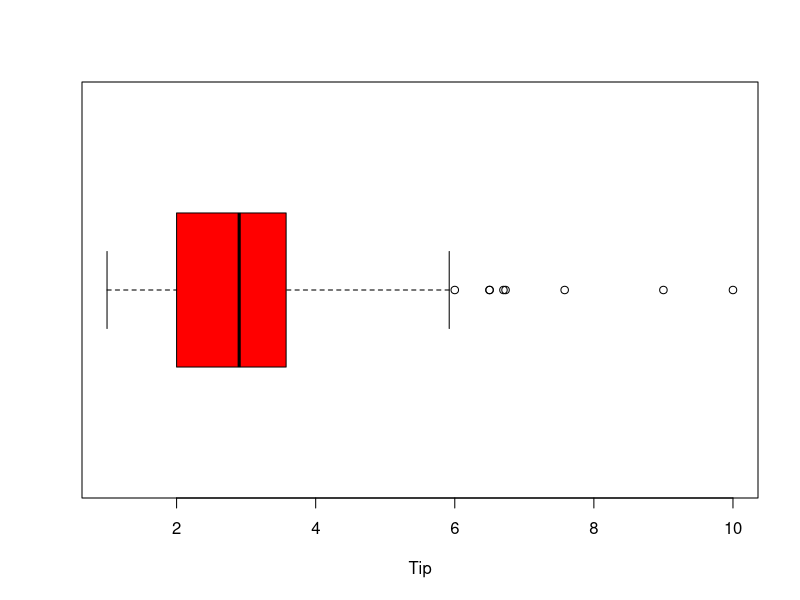
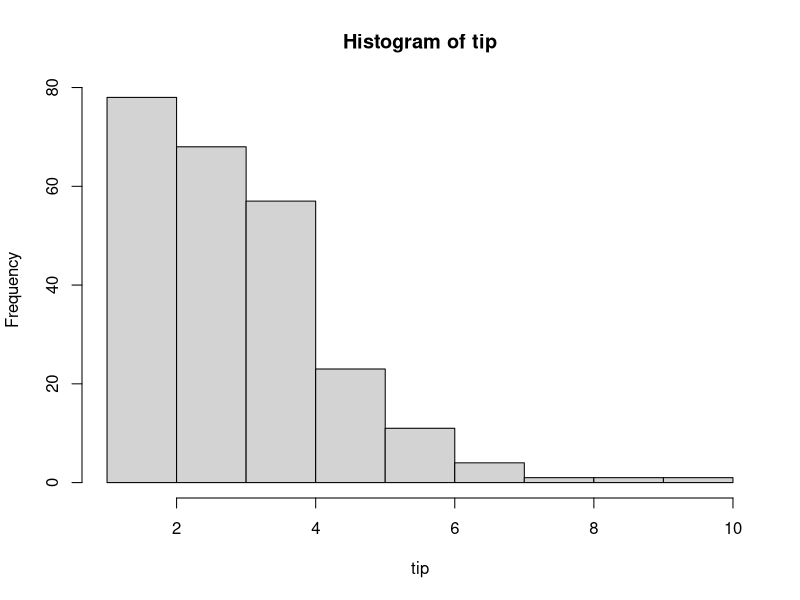
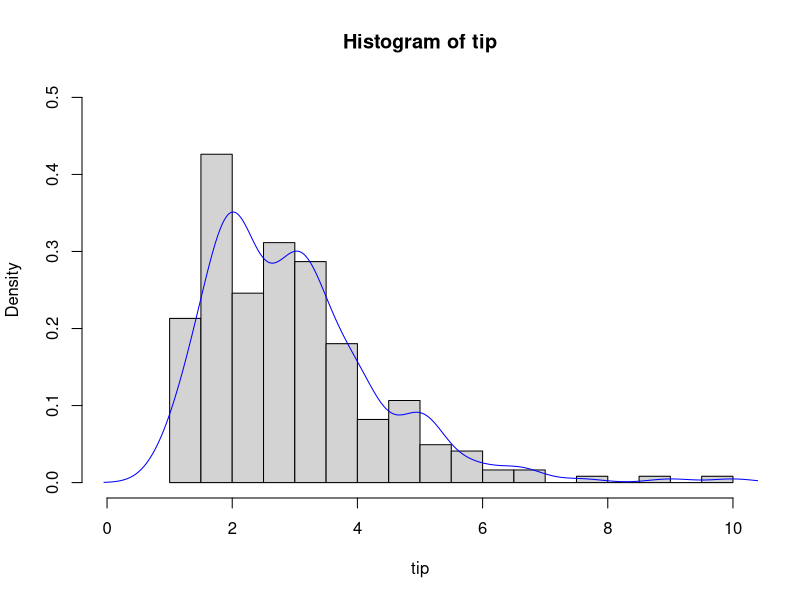
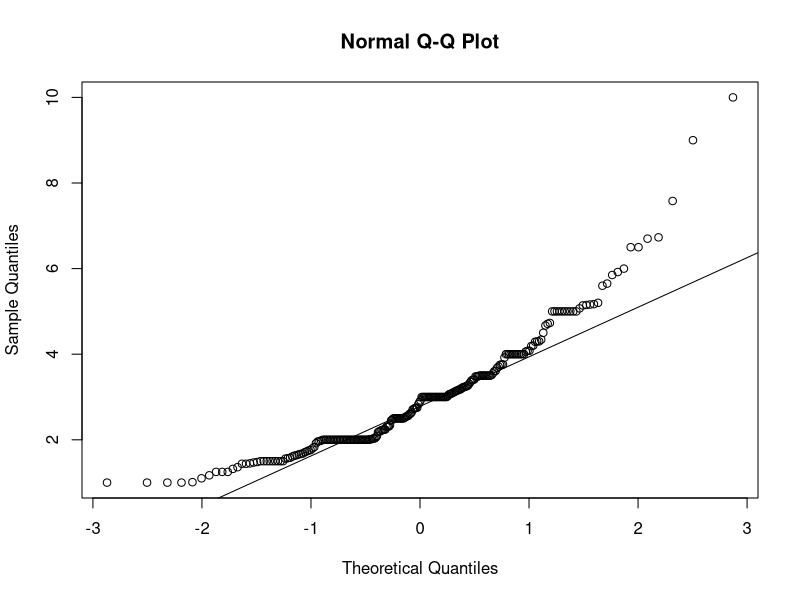
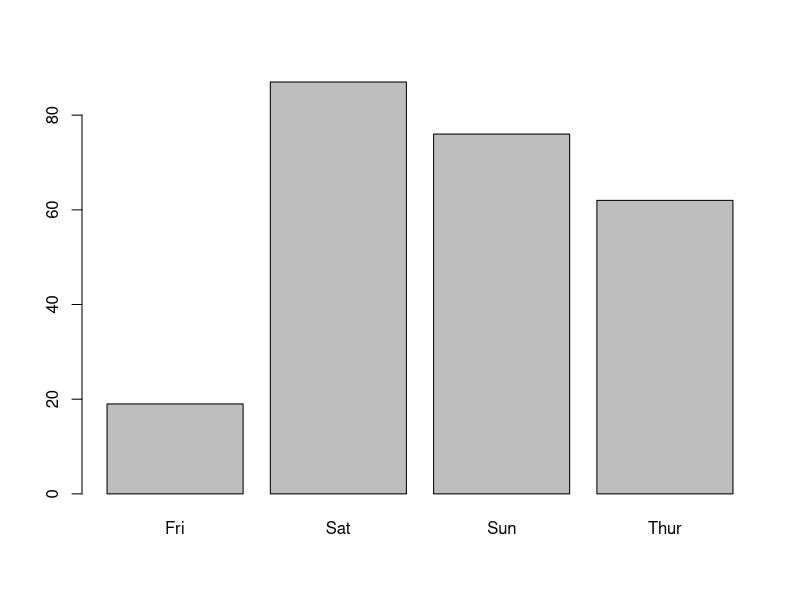
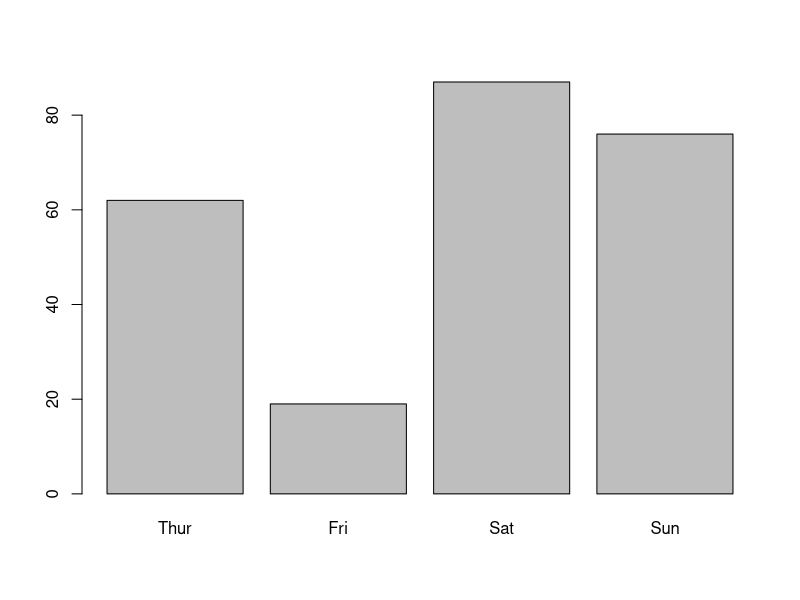
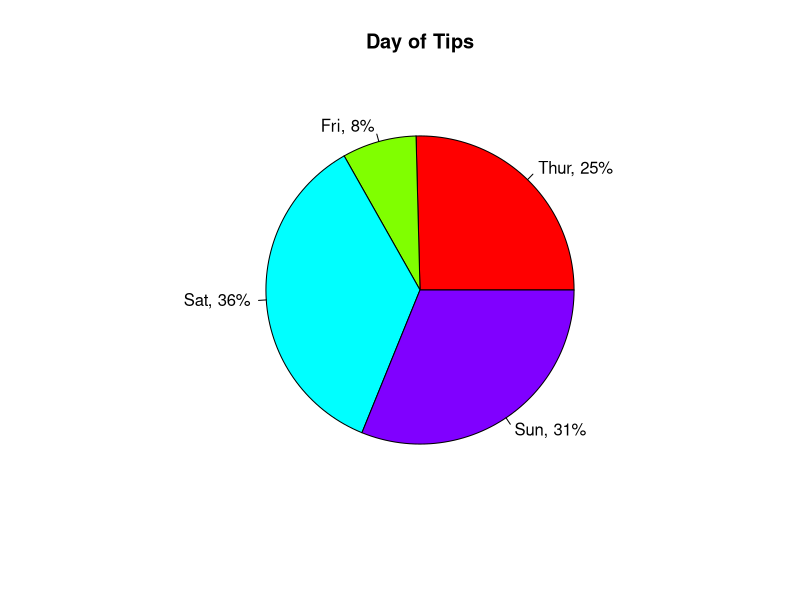
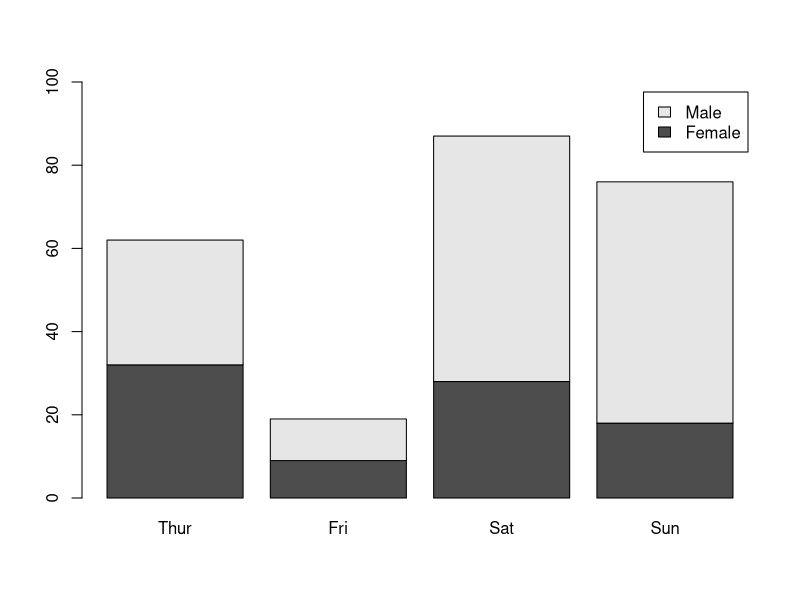

These figures' R source, in order: (Note: this script raises an error after producing the figures.)
################################################################
#
# R을 활용한 통계분석
#
# 1. 경영통계 요약정리
#
################################################################

#---------------------------------------------------------------
# 질적 자료 (범주형) : 명목척도 / 서열척도
# 양적 자료 : 구간척도 (원점 없음) / 비율척도 (원점 존재)
#---------------------------------------------------------------

#---------------------------------------------------------------
# 양적 자료의 요약
#---------------------------------------------------------------

library(reshape)

attach(tips)    # dataframe name 호출하지 않아도 됨.
summary(tips)

library(psych)
describe(tips)
headTail(tips)

# 양적자료인 size를 범주형 자료로 처리하길 원하는 경우.
tips2 <- tips
tips2$size = factor(tips2$size)
summary(tips2)

# median : 극단값이 있는 경우 중심위치 측정에 선호
tips2$tip[1] = 100
quantile(tips$tip)
quantile(tips2$tip)

# 분산 / 표준편차
var(tip)
sd(tip)

# 변동계수(Coefficient of Variation) = 표준편차 / 평균
# 표준편차가 평균에 비하여 얼마나 큰지 나타냄. 두 집단의 변동성 비교시 사용.
# 평균이 클수록 표준편차가 큰 경향이 있기 때문에 표준편차로 변동성 비교할 수 없음.
sd(tip) / mean(tip)

# 사분위수 범위 (interquartile range, IQR)
# Q1과 Q3의 차이. 자료의 중간 50%의 범위. 극단값에 상대적으로 덜 민감.
IQR(tip)

# plot
boxplot(tip, col = "red", horizontal = T, xlab = "Tip")

hist(tip)
hist(tip, 20, probability = T, xlim = c(0,10), ylim = c(0,0.5))   # break : 20 / probability : 갯수가 아닌 확률로 표시
lines(density(tip), col = "blue")

# Q-Q Normality Plot : 자료가 정규분포에 얼마나 근접한지 판단
qqnorm(tip)
qqline(tip)     # 점들이 선위에 가까이 있을수로 정규분포를 따름.

detach(tips)


#---------------------------------------------------------------
# 질적자료의 요약
#---------------------------------------------------------------

# table() : 도수분포표
# barplot()
# pie()

tips
summary(tips$day)
barplot(table(tips$day))

tips$day <- factor(tips$day, levels = c("Thur","Fri","Sat","Sun"))   # 요일 순서대로 나오도록 factor levels 변경
summary(tips$day)

mytable <- table(tips$day)
mytable

barplot(mytable)

ratio <- round(mytable/sum(mytable)*100)
ratio
lbl <- paste(names(mytable), ", ", ratio, "%", sep="")
lbl
pie(mytable, labels = lbl, col = rainbow(length(mytable)), main = "Day of Tips")


#---------------------------------------------------------------
# 두 변수의 요약
#---------------------------------------------------------------

# 두 범주형 변수의 요약
# xtabs(~그룹변수1 + 그룹변수2, data) = 분할표

# 성별~요일별
mytable2 <- xtabs(~ sex + day, tips)
mytable2

barplot(mytable2, legend.text = c("Female", "Male"), ylim = c(0,100))
barplot(mytable2, legend.text = c("Female", "Male"), ylim = c(0,80), beside = T)

barplot(xtabs(~ sex + smoker, tips), legend.text = c("Female", "Male"), ylim = c(0,100), beside = T, xlab = "smoker")
barplot(xtabs(~ size + time, tips), legend.text = c(1,2,3,4,5,6), beside = T, xlab = "size - time")

mosaicplot(mytable2)     # 성별 기준으로 요일별 비교
mosaicplot(t(mytable2))  # 요일 기준으로 성별 비교

# 범주형 변수와 양적 변수의 요약 
boxplot(tip ~ day, data = tips, ylab = "tips", xlab = "day")

# 두 양적변수의 요약 (주문금액 대비 팁)
plot(tip ~ total_bill, tips)


#--------------------------------------------
# practice
#--------------------------------------------

# 2012 - 2013 년 국내 개봉 영화

kmovie <- read.csv("data/movie.csv", stringsAsFactors = F)
View(kmovie)
str(kmovie)

quantile(kmovie$total_seen)
quantile(kmovie$total_sales)

kmovie$total_seen <- kmovie$total_seen/1000
kmovie$total_sales <- kmovie$total_sales/1000000

attach(kmovie)

#--------------------------------------------
# 1. 총관객수(total_seen)에 대해 통계량

mean(total_seen)
median(total_seen)
sd(total_seen)

quantile(total_seen)
summary(total_seen)
IQR(total_seen)

boxplot(total_seen, horizontal=T)
hist(total_seen, 20)   # ---> 우측에 outlier가 너무 많다. 적당히 변환 후 분석 진행 필요 

#--------------------------------------------
# 2. 등급별 평균 매출액

unique(rating)
aggregate(total_sales ~ rating, data = kmovie, mean)

# par(las = 2, mar = c(10,5,5,5))   
boxplot(total_sales ~ rating, data = kmovie, ylab = "sales (x1,000,000)", xlab = "rating")
boxplot(log(total_sales) ~ rating, data = kmovie, ylab = "sales : log(x1,000,000)", xlab = "rating")

library(plyr)
msales <- ddply(kmovie, ~rating, summarise, mean_sales = mean(total_sales))
msales
barplot(msales[,2], names.arg = msales[,1])

#--------------------------------------------
# 3. 등급별 개봉 영화 수 : barplot & pie chart
tableOfRating <- table(rating)
tableOfRating

# las : style of axis labels. mar : plot margin, c(bottom, left, top, right)
bp <- barplot(tableOfRating, ylab="Count", xlab="Rating", ylim = c(0,100), las = 1, mar = c(10,5,5,5))
text(x = bp, y = tableOfRating*0.9, labels = tableOfRating, col = "red", cex = 0.9)

lbl2 <- paste(names(tableOfRating), "\n", round(prop.table(tableOfRating)* 100,2), "%", sep="")
pie(tableOfRating, labels = lbl2, col = rainbow(4))

#--------------------------------------------
# 4. 등급과 장르 사용해 분할표 생성. bar plot과 mosaic plot 그리기.

tab = xtabs(~ genre + rating, kmovie)
tab

barplot(tab, legend.text=row.names(tab), col = rainbow(9), beside = T, ylim = c(0,40))

mosaicplot(tab, las = 2)
mosaicplot(t(tab), las = 2)



#---------------------------------------------------------------
# 유형에 따른 분석기법

# 평균에 대한 구간 추정     : T-test                t.test(x)
# 한 그룹의 평균            : One Sample T-test     t.test(x, mu = , alternative = )
# 한 그룹의 두 변수 
# 연관성 높은 두 그룹       : Paired T-test         t.test(x2 - x1)
# 두 그룹의 평균            : Two Sample T-test     t.test(y ~ x, var.equal = , data = )
# 세 그룹 이상의 평균       : ANOVA / ANCOVA        lm / anova / glht("Dunnett") / interaction.plot
# 하나의 비율               : Binomial test         binom.test
# 한 그룹의 비율 구간 추정
# 두 그룹 이상의 비율       : Proportions test      prop.test(x, n, p)
# 정규성 검정               : Shapiro-Wilk test     shapiro.test(x)
# 등분산 검정               : Variance test         var.test(y ~ x, data = )
# 독립성 검정               : Chi-squard test       chisq.test(x)
# 상관계수                  : Correlation test      cor.test
# 예측과 추정               :                       predict
# 회귀분석 모델 선택        :                       step / regsubsets

# 비모수적 방법 (정규분포를 따르지 않는 경우)
# One Sample / Paired T-test 일 경우    : Wilcoxon Signed-Rank Test     wilcox.test(x)
# Two Sample T-test 일 경우             : Wilcoxon Rank-Sum Test        wilcox.test(y ~ x, data = )
# ANOVA일 경우                          : Kurskal-Wallis Test           kruskal.test

#---------------------------------------------------------------
